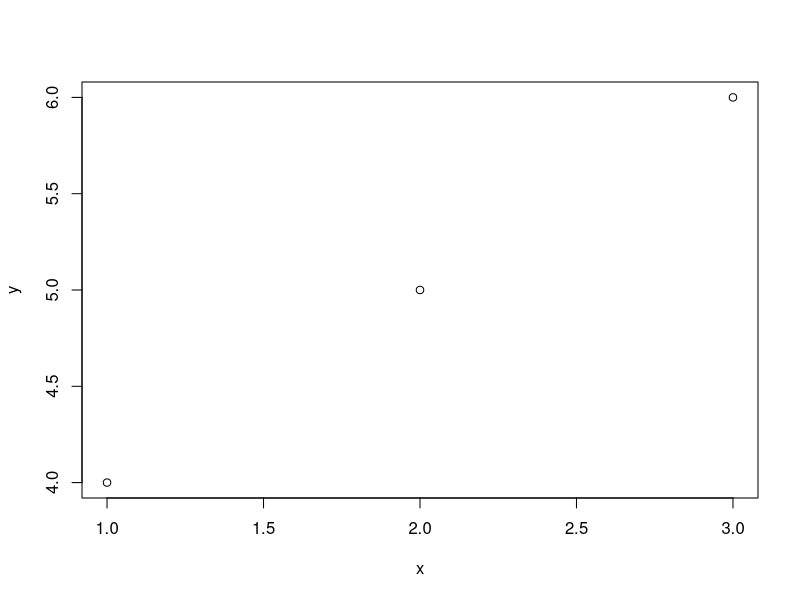
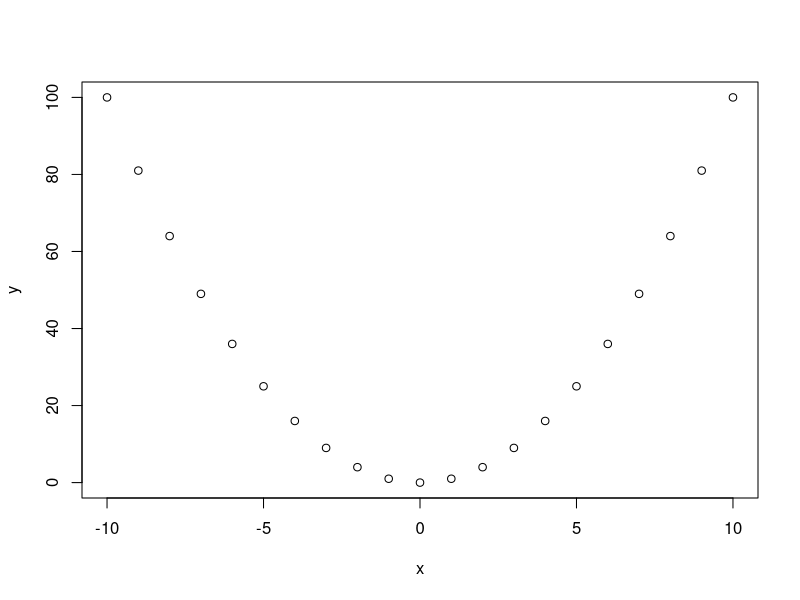
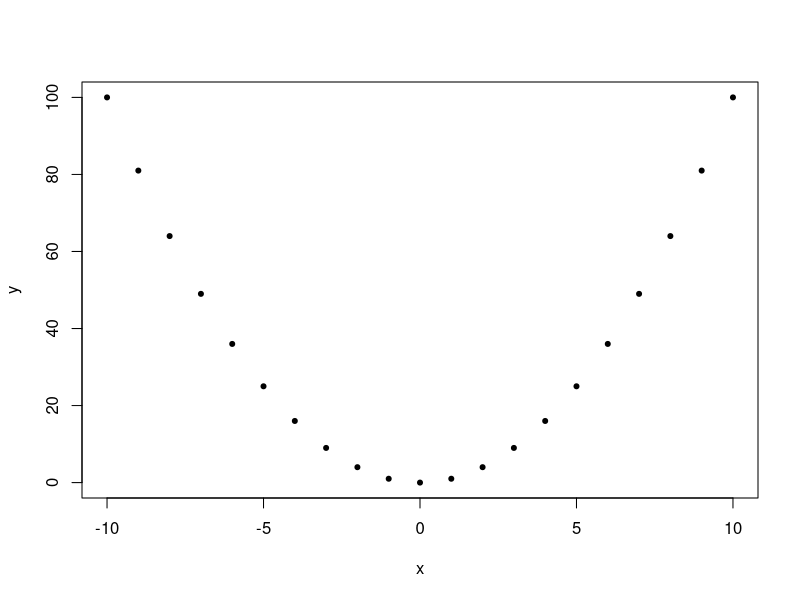
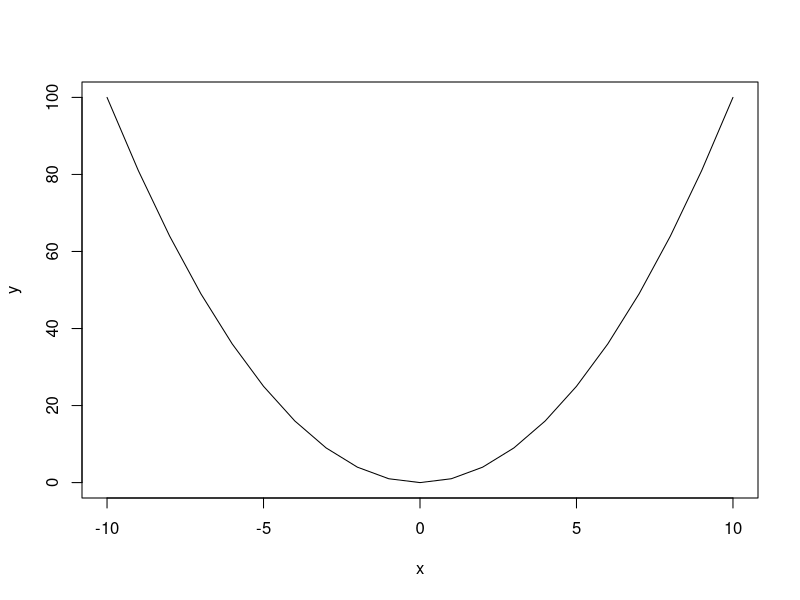
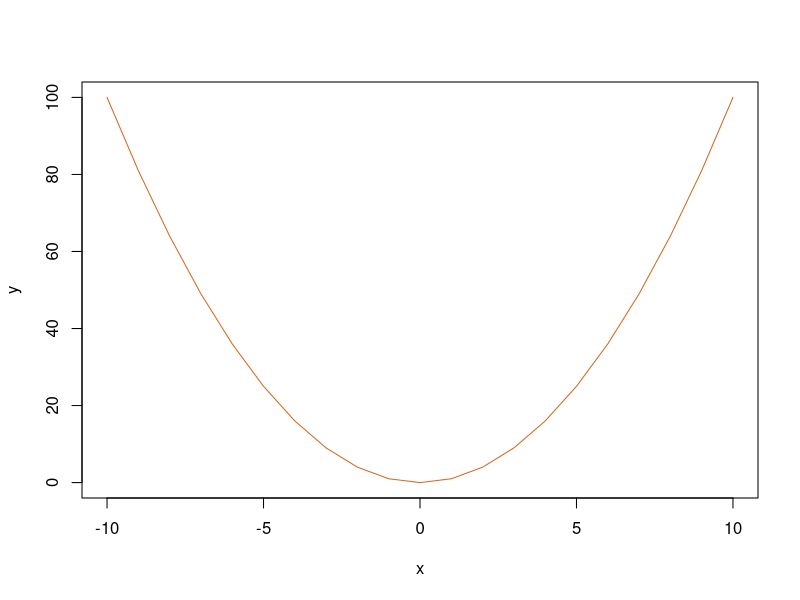
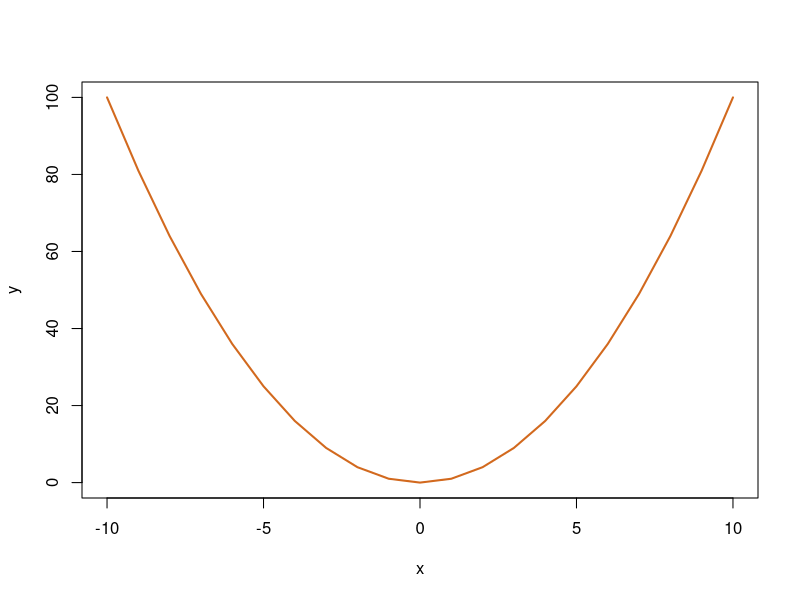
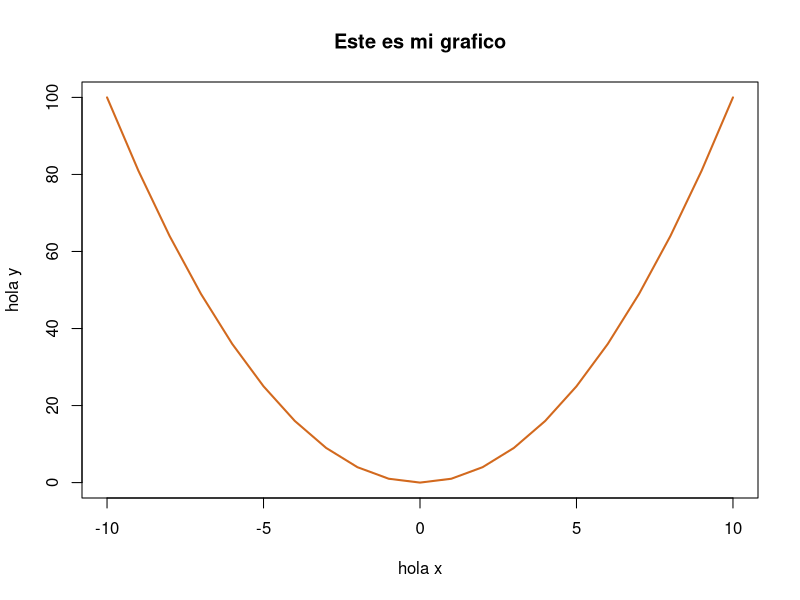

Generate these figures, in order, with R:
# Scatter Plot

x<-c(1,2,3)
y<-c(4,5,6)

plot(x,y)


# Otro plot y = x^2
x<-seq(-10,10,by=1)
y<-x^2

plot(x,y)

# Cambio el tipo de punto
plot(x,y,pch=20) #pch cambia el tipo de puntito


# grafico de linea
plot(x,y,type = "l")


# le doy color
plot(x,y,type = "l", col="chocolate")

# linea mas gruesa
plot(x,y,type = "l", col="chocolate", lwd=2) # lwd:grosor

# nombre a los ejes y titulo del grafico
plot(x,y,type = "l", col="chocolate", lwd=2,
     xlab = "hola x", ylab = "hola y", main = "Este es mi grafico")